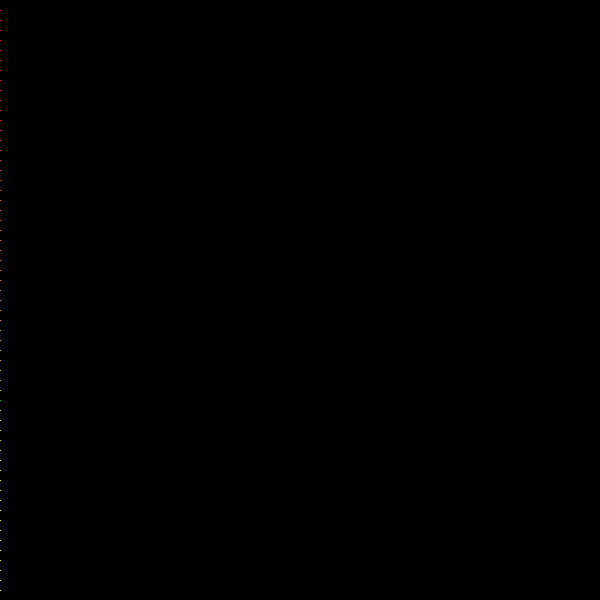
Frame 1 (no input)
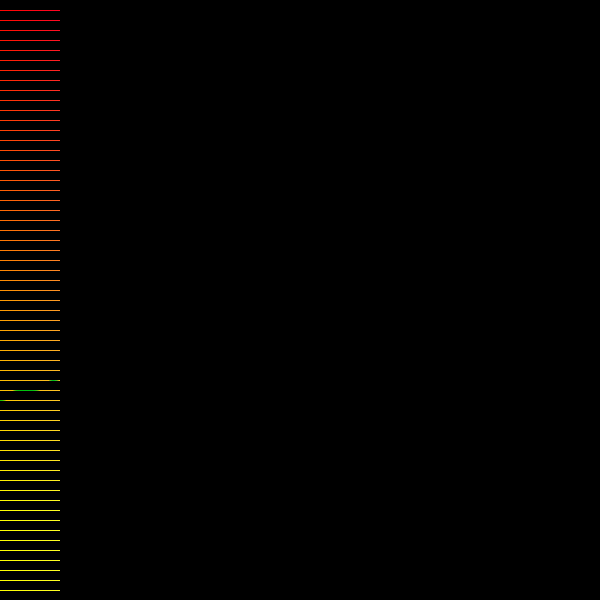
Frame 60 (no input)
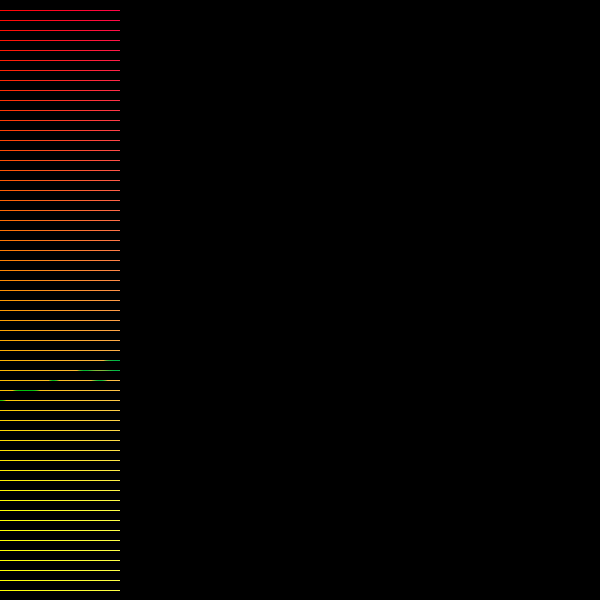
Frame 120 (the mouse pressed at the canvas centre since frame 60)

The p5.js sketch that drew these frames (run headless with seeded random() and noise() and a simulated clock; from frame 60 on, the mouse is pressed at the canvas centre):

// p5.js sketch
// ── sketch.js
//Inspo from

var y = 0;
var h, q;

var shift, shift2;

function setup() {
  w = 600;
  var canvas;
    if(windowWidth>=600 && windowHeight >=600){
      canvas = createCanvas(600, 600);
    }
    else{
      canvas = createCanvas(windowWidth, windowHeight - 100);
    }

  var x = (windowWidth - width) / 2;
  var y = (windowHeight - height) / 2;

  canvas.position(x, y);
  background(0);
  noStroke();
  strokeWeight(20)
  h=width/2;q=width/10
  shift = 2;
  shift2 = 20;

}

function draw(){
  noFill()
  
  if(y<w)for(x=w;x-=10;rect(y, x,1, 1))

  fill(l=f((x-h)/q,(y-h)/q*2), x/2, map(y, 0, 600, 0, 360), 360, 10)
  y++
}

f=(x,y,n=4)=>n?f(cos(shift2/x)-cos(shift/y),x*x-y*y-6*x*y,n-2):(x-y)**2
